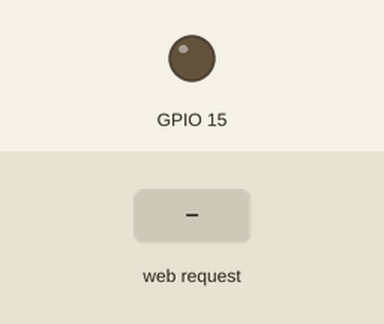
Bench run of a sketch on a simulated ESP32. On the bench: output pins drawn as LEDs (lit = HIGH). The inputs (shaded band) are chosen by the test bench. WiFi joins after 1.5 s; servers stay silent unless stated; what the sketch prints to the serial monitor is not drawn.

Above: at 3.7 s.
3.8 s: HTTP request GET /led?stato=1 received
At 4.8 s:
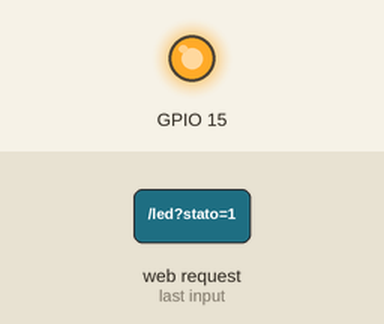
5.3 s: HTTP request GET /led?stato=0 received
At 6.0 s:
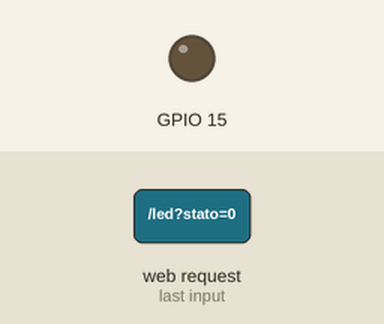
Timing chart, 0 to 8.3 s (numbered marks = the images above; inputs shaded):
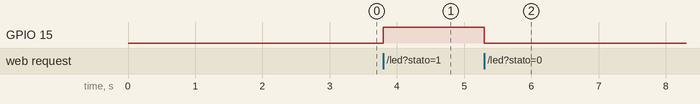

Measured:
- after the input at 3.8 s, GPIO 15: LOW → HIGH at once
- after the input at 5.3 s, GPIO 15: HIGH → LOW at once

The sketch:

IOT01_webserver_led.ino
```cpp
#include <WiFi.h>
#include <WebServer.h>
#include "secret.h"

WebServer server(80);

void setup() {
  Serial.begin(115200);
  pinMode(15, OUTPUT);
  delay(1000);
  Serial.println("Server con LED");
  WiFi.begin(ssid, password);
  while (WiFi.status() != WL_CONNECTED) {
    delay(500);
    Serial.print(".");
  }
  Serial.println(" ");
  Serial.println("Connesso");

  Serial.print("IP: ");
  Serial.println(WiFi.localIP());

  server.on("/", pageIndex);
  server.on("/led", pageLed);
  server.onNotFound(pageError);
  server.begin();
}

void loop() {
  server.handleClient();
}
```

pagine.ino
```cpp
void pageIndex() {
  String str = "<html><body>Index Page</body></html>";
  server.send(200, "text/html", str); //codice http, MIME TYPE, contenuto
}

void pageLed() {
  // http://192.168.0.23/led?stato=1&colore=red&int=56
  String button = "";
  if (server.hasArg("stato")) {
    int stato = server.arg("stato").toInt();
    Serial.print("st:");
    Serial.println(stato);
    if (stato == 1) {
      digitalWrite(15, HIGH);
      button = "<a href='http://172.16.0.27/led?stato=0'><button>OFF</button></a>";
    } else {
      digitalWrite(15, LOW);
      button = "<a href='http://172.16.0.27/led?stato=1'><button>ON</button></a>";
    }
  }
  String str1 = "<html><body><h1>Led Page</h1>";
  String str2 = "</body></html>";
  String page = str1 + button + str2;
  server.send(200, "text/html", page);
}

void pageError() {
  String str = "<html><body>Pagina non trovata</body></html>";
  server.send(404, "text/html", str); //codice http, MIME TYPE, contenuto
}
```

secret.h
```cpp
const char* ssid = "Siam-ReteAule"; //è un array di caratteri "costante"= non si modifica
const char* password = "Khimeya2018";
```
